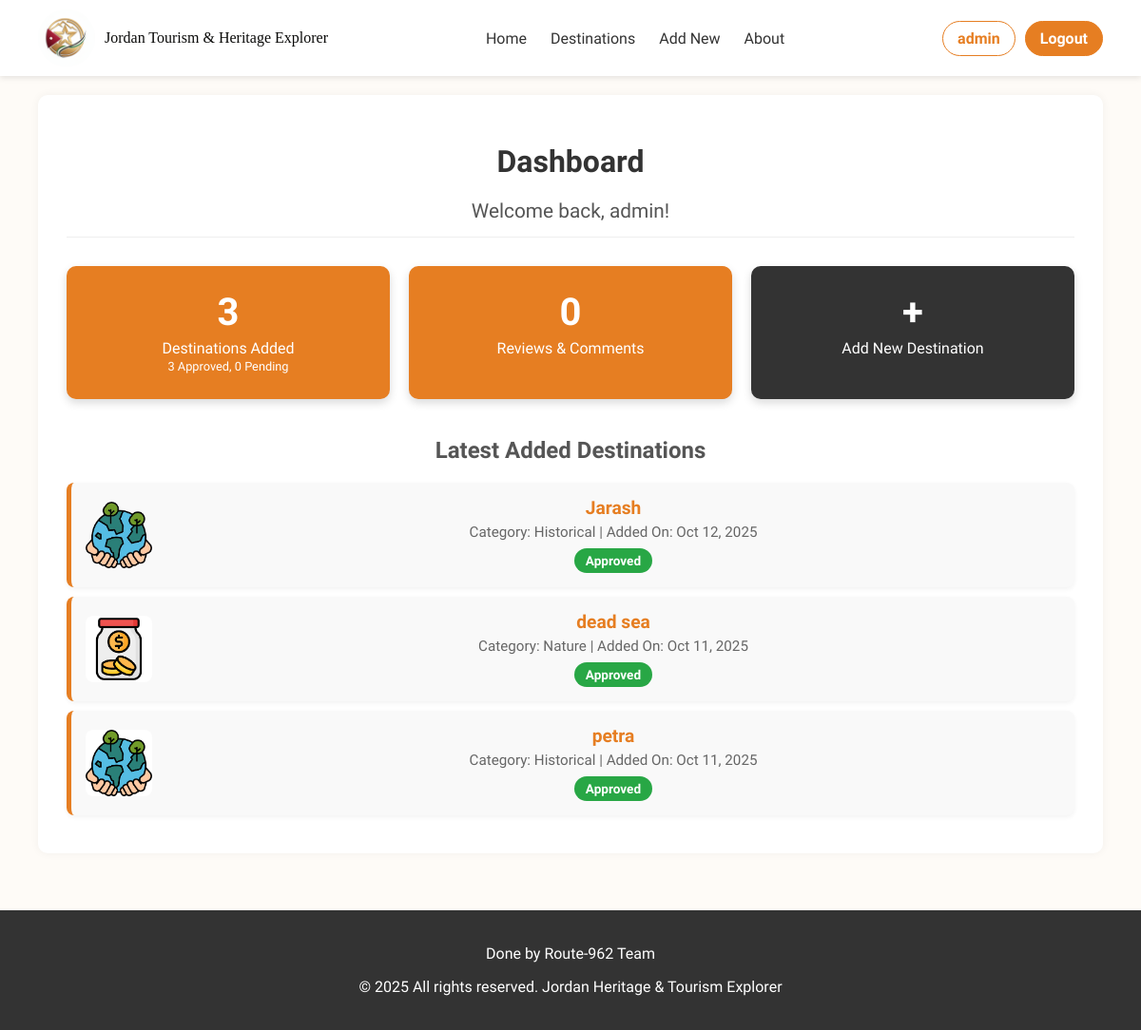
Page /user-dashboard/1 (signed in) on the committed database.
### main_app/models.py (models this page shows, shortened)
class Destination(models.Model):
    category_choice = [
        ('historical','Historical'),
        ('nature', 'Nature'),
        ('adventure', 'Adventure'),
    ]
    status_choice = [
        ('pending','Pending'),
        ('approved','Approved'),
        ('declined','Declined'),
    ]
    name = models.CharField(max_length=200)
    description = models.TextField()
    category= models.CharField(max_length=20, choices=category_choice)
    location = models.CharField(max_length=100)
    activity_type = models.CharField(max_length=100)
    image = models.ImageField(upload_to = 'destinations/')
    created_at = models.DateTimeField(auto_now_add= True)
    created_by = models.ForeignKey(User, on_delete=models.SET_NULL, null=True, related_name='created_des')
    status = models.CharField(max_length=10, choices=status_choice, default='pending')

### main_app/views.py (the view)
# urls.py: path('user-dashboard/<int:user_id>', views.user_dashboard, name='user_dashboard'),
@login_required
def user_dashboard(request, user_id):
    user = get_object_or_404(User, id=user_id)
    user_destinations = Destination.objects.filter(created_by=user)
    approved_destinations_count = user_destinations.filter(status='approved').count()
    pending_destinations_count = user_destinations.filter(status='pending').count()
    total_destinations_count = user_destinations.count()
    latest_destinations = user_destinations.order_by('-created_at')[:3]
    context = {
        'user': user,
        'total_destinations_count': total_destinations_count,
        'approved_destinations_count': approved_destinations_count,
        'pending_destinations_count': pending_destinations_count,
        'latest_destinations': latest_destinations,
    }
    return render(request, 'userdashboard.html', context)

### main_app/templates/userdashboard.html (shortened to what this page needs)
{% extends "base.html" %}
{% load static %}
{% block head %}
    <link rel="stylesheet" href="https://cdnjs.cloudflare.com/ajax/libs/font-awesome/6.0.0-beta3/css/all.min.css">
    <link rel="stylesheet" href="{% static 'css/dashboard.css' %}">
{% endblock head %}
{% block content %}
    <div class="dashboard-wrapper">
        <main class="main-content">
            <h1>Dashboard</h1>
            <p class="welcome-message">Welcome back, {{ user.username }}!</p>
            <div class="stat-cards-grid">
                <div class="stat-card">
                    <div class="number">{{ total_destinations_count }}</div>
                    <p>Destinations Added</p>
                    <p style="font-size: 0.8rem;">{{ approved_destinations_count }} Approved, {{ pending_destinations_count }} Pending</p>
                </div>
                <div class="stat-card">
                    <div class="number">0</div>
                    <p>Reviews & Comments</p>
                </div>
                <a href="{% url 'add_destination' %}" class="stat-card add-destination-card" style="text-decoration: none;">
                    <div class="number">+</div>
                    <p>Add New Destination</p>
                </a>
            </div>
            <section class="latest-activity">
                <h3>Latest Added Destinations</h3>
                {% for destination in latest_destinations %}
                    <div class="activity-item">
                        <img src="{% if destination.image %}{{ destination.image.url }}{% else %}{% static 'images/default_destination.png' %}{% endif %}" alt="{{ destination.name }} Image">
                        <div class="activity-details">
                            <strong><a href="{% url 'destination_detail' pk=destination.pk %}" style="color: inherit; text-decoration: none;">{{ destination.name }}</a></strong>
                            <p>Category: {{ destination.get_category_display }} | Added On: {{ destination.created_at|date:"M d, Y" }}</p>
                            <span class="status-badge {{ destination.status }}">{{ destination.get_status_display }}</span>
                        </div>
                    </div>
                {% empty %}
                    <p>You haven't added any destinations yet. Use the "Add New Destination" card above to share your favorite spot!</p>
                {% endfor %}
            </section>
        </main>
    </div>
{% endblock content %}

### main_app/templates/base.html (shortened to what this page needs)
{% load static %}
<!DOCTYPE html>
<html lang="en" dir="LTR">
<head>
    <link rel="stylesheet" href="https://cdnjs.cloudflare.com/ajax/libs/font-awesome/6.5.0/css/all.min.css">
    <link rel="stylesheet" href="{% static 'css/base.css' %}">
    {% block head %}
    {% endblock head %}
</head>
<body>
    <header class="navbar-container">
  <div class="navbar">
    <div class="logo">
      <img src="{% static 'images/logo.png' %}" alt="Jordan Logo">
      <div class="logo-text">
        Jordan Tourism & Heritage Explorer
      </div>
    </div>
    <nav class="nav-links" id="nav-links">
      <a href="{% url 'home' %}" class="active">Home</a>
      <a href="{% url 'destination_list' %}">Destinations</a>
      {% if user.is_authenticated %}
        <a href="{% url 'add_destination' %}">Add New</a>
      {% endif %}
      <a href="{% url 'about' %}">About</a>
    </nav>
    <div class="search-login">
      {% if user.is_authenticated %}
        <a href="{% url 'user_dashboard' user.id %}" class="btn-auth login">{{ user.username }}</a>
        <form method="post" action="{% url 'logout' %}" class="logout-form">
          <button type="submit" class="btn-auth signup logout-button">Logout</button>
        </form>
      {% else %}
        <a href="{% url 'login' %}" class="btn-auth login">Login</a>
        <a href="{% url 'signup' %}" class="btn-auth signup">Sign Up</a>
      {% endif %}
    </div>
  </div>
</header>
    <main>
        {% block content %}{% endblock %}
    </main>
    <footer>
        <p> Done by Route-962 Team </p>
        <p>© 2025 All rights reserved. Jordan Heritage & Tourism Explorer</p>
    </footer>
</body>
</html>

### main_app/static/css/base.css (style rules this page uses)
body { margin: 0; font-family: 'Cairo', sans-serif; background-color: #FEFBF7; color: #333; text-align: center; }
.navbar-container { background-color: #FFFFFF; box-shadow: 0 2px 6px rgba(0,0,0,0.1); width: 100%; }
.navbar { display: flex; justify-content: space-between; align-items: center; padding: 10px 40px; max-width: 1400px; margin: 0 auto; direction: ltr; }
.logo { display: flex; align-items: center; gap: 10px; order: -1; margin-left: auto; }
.logo img { width: 60px; height: auto; border-radius: 50%; object-fit: cover; }
.logo-text { font-family: Georgia, 'Times New Roman', Times, serif; color: #0A0A09; font-weight: 150; line-height: 1; white-space: nowrap; }
.nav-links { display: flex; gap: 25px; justify-content: center; flex-grow: 1; order: 0; direction: ltr; }
.nav-links a { text-decoration: none; color: #333; font-weight: 500; padding: 5px 0; transition: color 0.3s ease; }
.search-login { display: flex; gap: 10px; align-items: center; order: 1; margin-right: auto; }
.btn-auth { padding: 8px 15px; border-radius: 20px; text-decoration: none; font-weight: 600; transition: background-color 0.3s ease, color 0.3s ease; display: inline-block; }
.btn-auth.login { border: 1px solid #E67E22; color: #E67E22; background-color: transparent; }
.btn-auth.signup { background-color: #E67E22; color: white; border: 1px solid #E67E22; }
.logout-form { margin: 0; display: inline-block; }
.logout-button { border: none; cursor: pointer; padding: 8px 15px; border-radius: 20px; font-weight: 600; background-color: #E67E22; color: white; font-family: inherit; font-size: inherit; transition: background-color 0.3s ease, color 0.3s ease; display: inline-block; }
footer { background-color: #333; color: white; text-align: center; padding: 20px 0; margin-top: 40px; direction: ltr; }

### main_app/static/css/dashboard.css (style rules this page uses)
:root { --primary-color: #e67e22; --sidebar-width: 250px; }
.dashboard-wrapper { display: flex; min-height: calc(100vh - 80px); padding: 20px 40px; gap: 30px; max-width: 1400px; margin: 0 auto; }
.main-content { flex-grow: 1; padding: 30px; background-color: #fff; border-radius: 10px; box-shadow: 0 0 10px rgba(0,0,0,0.05); }
.main-content h1 { color: #333; margin-bottom: 10px; }
.welcome-message { margin-bottom: 30px; padding-bottom: 15px; border-bottom: 1px solid #eee; font-size: 1.3rem; color: #555; }
.stat-cards-grid { display: grid; grid-template-columns: repeat(auto-fit, minmax(200px, 1fr)); gap: 20px; margin-bottom: 40px; }
.stat-card { background-color: var(--primary-color); color: white; padding: 25px; border-radius: 10px; text-align: center; box-shadow: 0 4px 10px rgba(0,0,0,0.15); transition: transform 0.3s, background-color 0.3s; cursor: pointer; }
.stat-card .number { font-size: 2.5rem; font-weight: bold; margin-bottom: 5px; }
.stat-card p { margin: 0; font-size: 1rem; line-height: 1.3; }
.add-destination-card { background-color: #333; }
.latest-activity h3 { color: #555; margin-bottom: 20px; font-size: 1.5rem; }
.activity-item { display: flex; align-items: center; background-color: #f9f9f9; padding: 15px; border-radius: 8px; margin-bottom: 10px; border-left: 5px solid var(--primary-color); box-shadow: 0 2px 5px rgba(0,0,0,0.05); }
.activity-item img { width: 70px; height: 70px; border-radius: 8px; object-fit: cover; margin-right: 15px; }
.activity-details { flex-grow: 1; }
.activity-details strong { display: block; font-size: 1.2rem; color: var(--primary-color); margin-bottom: 5px; }
.activity-details p { margin: 0; color: #666; font-size: 0.95rem; }
.status-badge { background-color: #ffcc00; color: #333; padding: 5px 12px; border-radius: 20px; font-size: 0.85rem; font-weight: 600; display: inline-block; margin-top: 8px; }
.status-badge.approved { background-color: #28a745; color: white; }

### rows in the picture
Destination: image (picture), name "Jarash", category "Historical", created_at "Oct 12, 2025", status "Approved"
Destination: image (picture), name "dead sea", category "Nature", created_at "Oct 11, 2025", status "Approved"
Destination: image (picture), name "petra", category "Historical", created_at "Oct 11, 2025", status "Approved"

### other values in the picture
{{ user.username }} "admin"
{{ total_destinations_count }} "3"
{{ approved_destinations_count }} "3"
{{ pending_destinations_count }} "0"
